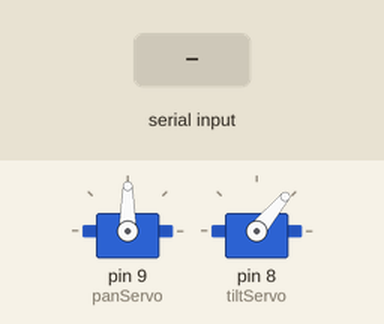
Recording of a sketch running on a simulated Arduino Uno, built with avr-gcc and run on an emulated ATmega328P. On the bench: 2 × servo. The inputs (shaded band) are chosen by the test bench.

Above: at 1.2 s.
1.3 s: "POS\n" received over Serial
At 1.8 s:
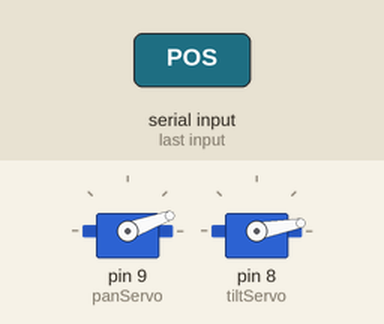
2.8 s: "POS,45\n" received over Serial
At 4.2 s:
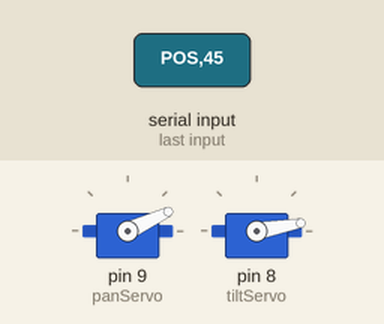
Timing chart, 0 to 5.8 s (numbered marks = the images above; inputs shaded):
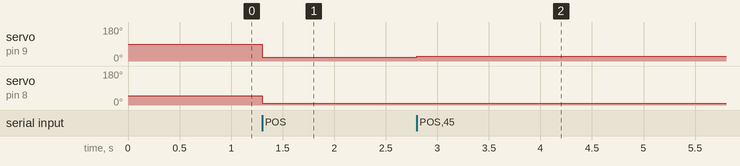

The sketch:

usbControlledServos.ino
```cpp
//Nov 2020 Mark Gilliland

void setup() {
  // put your setup code here, to run once:
  Serial.begin(115200);
  initServos();
}

void loop() {
  // put your main code here, to run repeatedly:
  if(Serial.available()){
    String newCommand = Serial.readStringUntil('\n');
    if(newCommand.startsWith("POS")){//POS pan tlt
      String panStr = newCommand.substring(4, 7);
      String tiltStr = newCommand.substring(8, 11);
      uint16_t panInt = panStr.toInt();
      uint16_t tiltInt = tiltStr.toInt();

      writePanUnits(panInt);
      writeTiltUnits(tiltInt);
    }
  }
}
```

servoControl.ino
```cpp
#include <Servo.h>

Servo panServo;
Servo tiltServo;


const uint8_t PAN_SERVO_MAX = 160;
const uint8_t PAN_SERVO_MIN = 20;
const uint8_t PAN_SERVO_CENTER = 90;
const int16_t PAN_SERVO_SENSITIVITY = int(500/max(PAN_SERVO_CENTER-PAN_SERVO_MIN, PAN_SERVO_MAX-PAN_SERVO_CENTER));

const uint8_t TILT_SERVO_MAX = 100;
const uint8_t TILT_SERVO_MIN = 10;
const uint8_t TILT_SERVO_CENTER = 50;
const int16_t TILT_SERVO_SENSITIVITY = int(500/max(TILT_SERVO_CENTER-TILT_SERVO_MIN, TILT_SERVO_MAX-TILT_SERVO_CENTER));

void initServos(){
  panServo.attach(9);
  tiltServo.attach(8);
  writePanUnits(500);
  writeTiltUnits(500);
}

void writePanUnits(int16_t val){
  //Tilt servo in integer, 500 is centered, 0 is min, 999 is max
  writePanServo(((val-500)/PAN_SERVO_SENSITIVITY) + PAN_SERVO_CENTER);
}

void writeTiltUnits(int16_t val){
  //Tilt servo in integer, 500 is centered, 0 is min, 999 is max
  writeTiltServo(((val-500)/TILT_SERVO_SENSITIVITY) + TILT_SERVO_CENTER);
}

void writeTiltServo(uint8_t pos){
  if(pos < TILT_SERVO_MIN){
    pos = TILT_SERVO_MIN;
  }
  else if(pos > TILT_SERVO_MAX){
    pos = TILT_SERVO_MAX;
  }
  tiltServo.write(pos);
}

void writePanServo(uint8_t pos){
  if(pos < PAN_SERVO_MIN){
    pos = PAN_SERVO_MIN;
  }
  else if(pos > PAN_SERVO_MAX){
    pos = PAN_SERVO_MAX;
  }
  panServo.write(pos);
}
```

Measured:
- after the input at 1.3 s, servo on pin 9 (panServo): 90° → 20° at once; servo on pin 8 (tiltServo): 50° → 10° at once
- after the input at 2.8 s, servo on pin 9 (panServo): 20° → 25° at once
